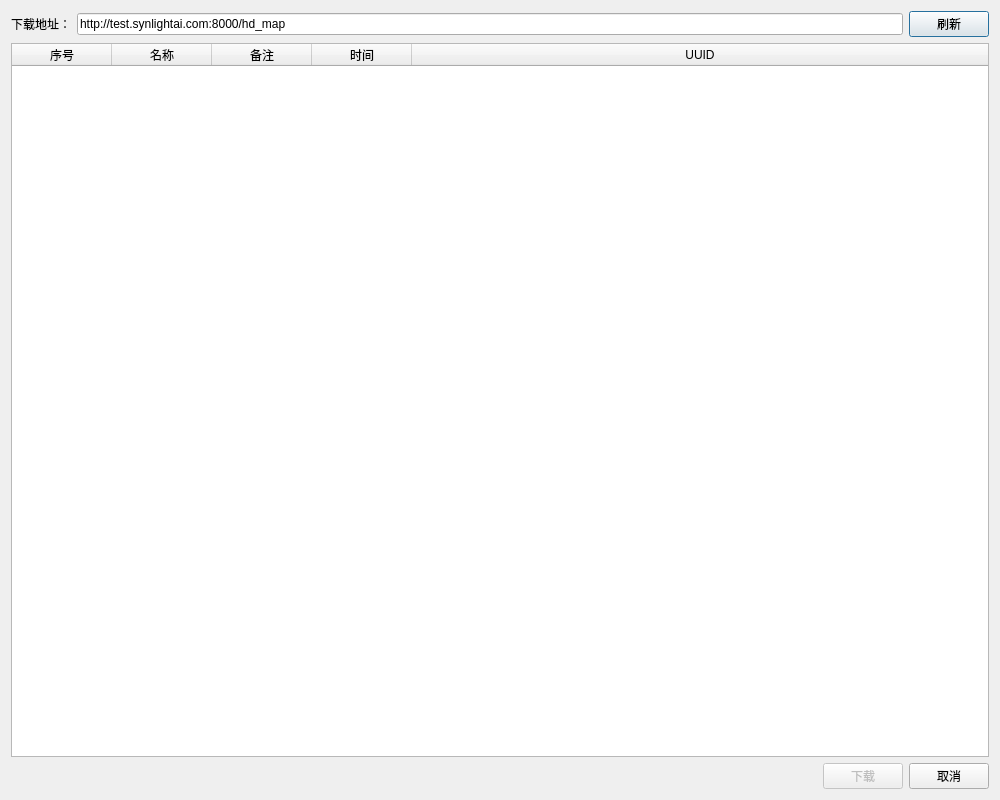
<?xml version="1.0" encoding="UTF-8"?>
<ui version="4.0">
 <class>DownloadPdbDialog</class>
 <widget class="QDialog" name="DownloadPdbDialog">
  <property name="geometry">
   <rect>
    <x>0</x>
    <y>0</y>
    <width>1000</width>
    <height>800</height>
   </rect>
  </property>
  <property name="windowTitle">
   <string>下载PDB文件</string>
  </property>
  <layout class="QVBoxLayout" name="verticalLayout">
   <item>
    <layout class="QHBoxLayout" name="horizontalLayout">
     <item>
      <widget class="QLabel" name="label">
       <property name="text">
        <string>下载地址：</string>
       </property>
      </widget>
     </item>
     <item>
      <widget class="QLineEdit" name="urlEdit">
       <property name="text">
        <string>http://test.synlightai.com:8000/hd_map</string>
       </property>
      </widget>
     </item>
     <item>
      <widget class="QPushButton" name="refreshButton">
       <property name="text">
        <string>刷新</string>
       </property>
      </widget>
     </item>
    </layout>
   </item>
   <item>
    <widget class="QTableWidget" name="fileListWidget">
     <property name="selectionMode">
      <enum>QAbstractItemView::SingleSelection</enum>
     </property>
     <property name="selectionBehavior">
      <enum>QAbstractItemView::SelectRows</enum>
     </property>
     <attribute name="horizontalHeaderStretchLastSection">
      <bool>true</bool>
     </attribute>
     <column>
      <property name="text">
       <string>序号</string>
      </property>
     </column>
     <column>
      <property name="text">
       <string>名称</string>
      </property>
     </column>
     <column>
      <property name="text">
       <string>备注</string>
      </property>
     </column>
     <column>
      <property name="text">
       <string>时间</string>
      </property>
     </column>
     <column>
      <property name="text">
       <string>UUID</string>
      </property>
     </column>
    </widget>
   </item>
   <item>
    <layout class="QHBoxLayout" name="horizontalLayout_2">
     <item>
      <spacer name="horizontalSpacer">
       <property name="orientation">
        <enum>Qt::Horizontal</enum>
       </property>
       <property name="sizeHint" stdset="0">
        <size>
         <width>40</width>
         <height>20</height>
        </size>
       </property>
      </spacer>
     </item>
     <item>
      <widget class="QPushButton" name="downloadButton">
       <property name="enabled">
        <bool>false</bool>
       </property>
       <property name="text">
        <string>下载</string>
       </property>
      </widget>
     </item>
     <item>
      <widget class="QPushButton" name="cancelButton">
       <property name="text">
        <string>取消</string>
       </property>
      </widget>
     </item>
    </layout>
   </item>
  </layout>
 </widget>
 <resources/>
 <connections>
  <connection>
   <sender>cancelButton</sender>
   <signal>clicked()</signal>
   <receiver>DownloadPdbDialog</receiver>
   <slot>reject()</slot>
   <hints>
    <hint type="sourcelabel">
     <x>446</x>
     <y>379</y>
    </hint>
    <hint type="destinationlabel">
     <x>249</x>
     <y>199</y>
    </hint>
   </hints>
  </connection>
 </connections>
</ui>
